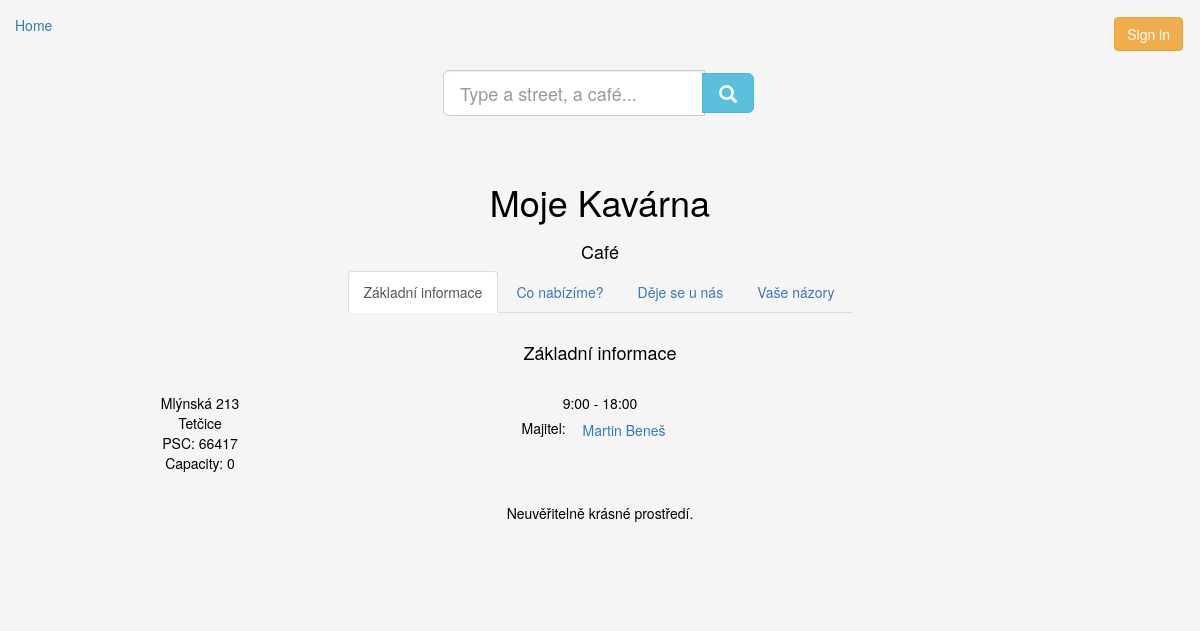
Page /cafe/?id=1 on the earlier database version.
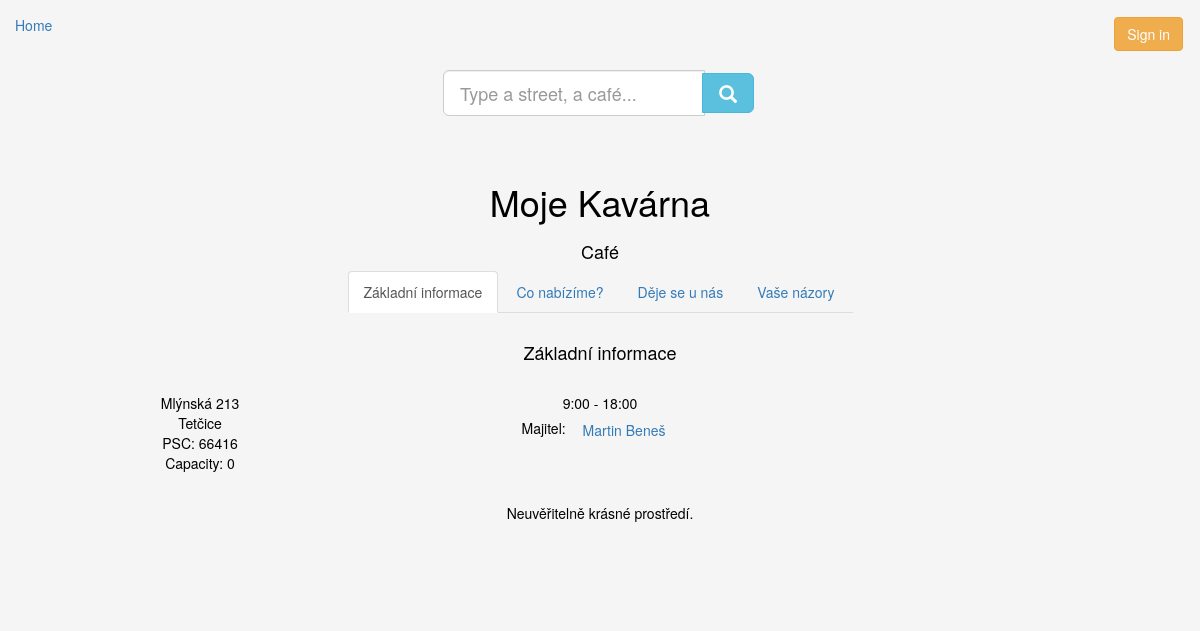
Same page on the later database version.
### kavarna/models.py (models this page shows, shortened)
class Cafe(models.Model):
    name = models.CharField(max_length=64)
    street = models.CharField(max_length=64, blank=True, default='')
    housenumber = models.PositiveIntegerField(blank=True, default=0) # needs to be changed
    city = models.CharField(max_length=64, blank=True, default='')
    psc = models.CharField(max_length=64, blank=True, default='')
    opensAt = models.CharField(max_length=64, blank=True, default='')
    closesAt = models.CharField(max_length=64, blank=True, default='')
    capacity = models.PositiveSmallIntegerField(blank=True, default=0)
    description = models.TextField(blank=True, default='')
    owner = models.ForeignKey(User, on_delete=models.CASCADE)
    offers_coffee = models.ManyToManyField(Coffee)

### kavarna/views.py (the view, shortened to what this page needs)
# urls.py: path('cafe/', views.cafe, name='cafe'),
def cafe(request):
    d = generateDict(request)
    if 'message' in d:
        return errLogout(request, d)
    if request.method == 'GET':
        try:
            cafeid = request.GET['id']
            d['cafe'] = models.Cafe.objects.get(pk=cafeid)
            d['cafe_score'] = core.getCafeScore( d['cafe'] )
            try:
                if models.Reaction.objects.filter(author=d['loggeduser'],cafe=d['cafe']).exclude(score=None).count() > 0:
                    d['my_cafe_score'] = models.Reaction.objects.get(author=d['loggeduser'],cafe=d['cafe'], text="").score
                else:
                    d['my_cafe_score'] = "void 0"
            except KeyError:
                d['my_cafe_score'] = "void 0"
            d['owner'] = d['cafe'].owner    # returns object User
            d['cafe_coffee_list'] = d['cafe'].offers_coffee.all()
            d['event_list'] = models.Event.objects.filter(place=d['cafe'])
            d['cafe_reactions'] = models.Reaction.objects.filter(cafe=d['cafe']).exclude(text="")
            l = [p.pk for p in d['cafe_reactions']]
            d['reaction_reactions'] = models.Reaction.objects.filter(react__in=l)
            d['like_count'] = models.Drinker.objects.filter(likes_cafe=d['cafe']).count
            try:
                d['is_liking'] = True if d['cafe'] in d['loggeddrinker'].likes_cafe.all() else False
            except:
                d['is_liking'] = False
        except KeyError:        # if noone is logged in
            return redirect('/')
    return render(request, "cafe.html", d)

### kavarna/core.py (called while the page is built)
def generateDict(request):
    try:
        email = request.COOKIES['user']
        if User.objects.get(email=email) != None:
            d = {'loggeduser'    : User.objects.get(email=email),
                 'loggeddrinker' : models.Drinker.getData(email) }
        else:
            d = {'message'   : 'Unknown user'}
    except:
        d = {}
    d['key'] = request.GET.get('key', '')
    return d

def getScore(l):
    if len(l) == 0: return 0
    return mean(l)

def getCafeScore(c):
    return getScore( [r.score for r in models.Reaction.objects.all().filter(cafe=c).exclude(score=None)] )

### kavarna/templates/cafe.html (shortened to what this page needs)
{% extends "subpage.html" %}
{% load static %}
{% block header %}{{cafe.name}}{% endblock %}
{% block pagetype %}Café{% endblock %}
{% block tab1title %}Základní informace{% endblock %}
{% block tab2title %}Co nabízíme?{% endblock %}
{% block tab3title %}Děje se u nás{% endblock %}
{% block tab4title %}Vaše názory{% endblock %}
{% block tab1header %}Základní informace{% endblock %}
{% block tab1 %}
<div class="row" style="margin-top: 20px">
    <div class="col-lg-4 text-center">
        {{cafe.street}} {{cafe.housenumber}}<br>
        {{cafe.city}}<br>
        PSC: {{cafe.psc}}<br>
        Capacity: {{cafe.capacity}}
    </div>
    <div class="col-lg-4 text-center">
        {{cafe.opensAt}} - {{cafe.closesAt}}
        <form method="get" action="/profile">
            Majitel: <button class="btn btn-link" type="Submit">{{cafe.owner.first_name}} {{cafe.owner.last_name}}</button>
        </form>
    </div>
    <div class="col-lg-4 text-center">
    </div>
</div>
<div class="row" style="margin-top: 30px">
    <div class="col text-center">
        <p>{{cafe.description}}</p>
    </div>
</div>
{% endblock %}

Differences in the rows shown:
changed Cafe "Moje Kavárna": psc "66417" → "66416"
